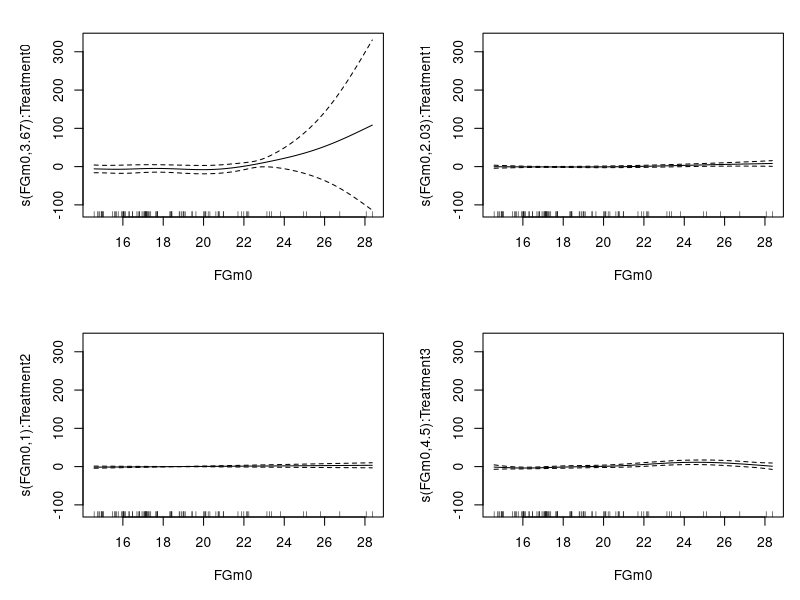
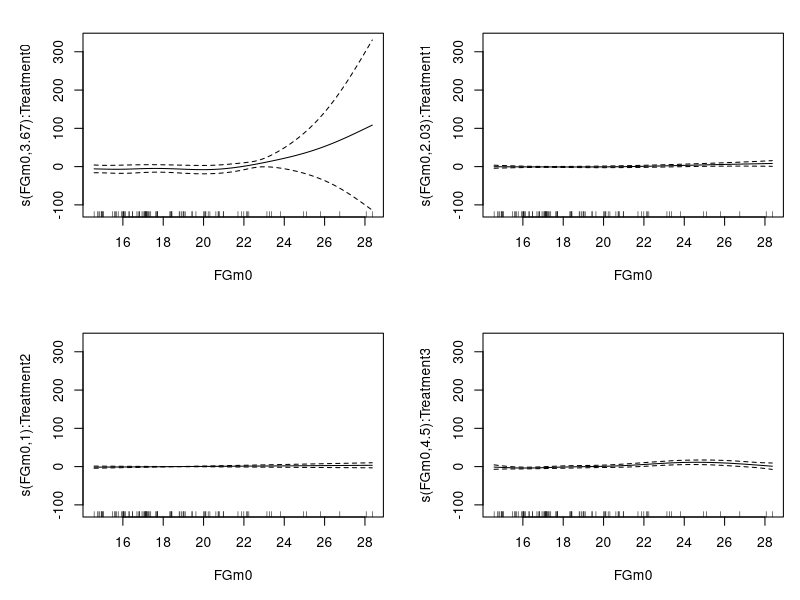
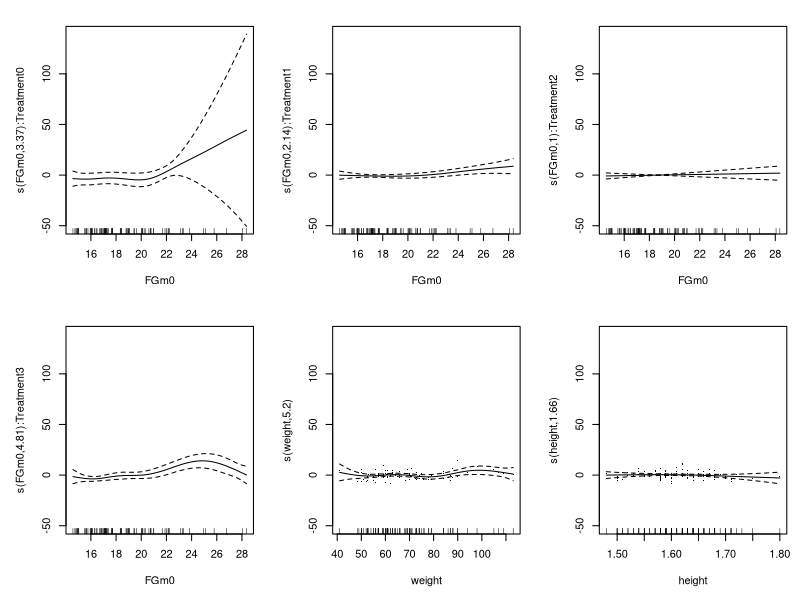

Generate these figures, in order, with R:
## ---- chunk 1
knitr::opts_chunk$set(echo = TRUE)
library(mgcv)
## ---- chunk 2
hirsutism <- read.table(file="hirsutism.dat", sep="\t", header = T, fill = T)
hirsutism <- hirsutism[complete.cases(hirsutism), ]
hirsutism$Treatment <- as.factor(hirsutism$Treatment)
## ---- chunk 3
model.1 <- gam(FGm12 ~ weight + height + DiaPres + SysPres + FGm0 + Treatment, data=hirsutism)
summary(model.1)
## ---- chunk 4
model.2 <- gam(FGm12 ~ s(FGm0, by=Treatment) + Treatment, data=hirsutism)
summary(model.2)
plot(model.2, pages=1,residuals=TRUE)
## ---- chunk 5
model.3 <- gam(FGm12 ~ s(FGm0, by=Treatment) + s(weight) + s(height), data=hirsutism)
summary(model.3)
plot(model.2, pages=1, residuals=TRUE)
## ---- chunk 6
model.4 <- gam(FGm12 ~ s(FGm0, by=Treatment) + s(weight) + s(height) + Treatment, data=hirsutism)
summary(model.4)
plot(model.4, pages=1,residuals=TRUE)
## ---- chunk 7
anova(model.1, model.2,test="F") 
summary(model.1)
summary(model.2)
## ---- chunk 8
anova(model.2, model.3,test="F") 
summary(model.2)
summary(model.3)
## ---- chunk 9

anova(model.2, model.4,test="F") 
summary(model.2)
summary(model.4)
